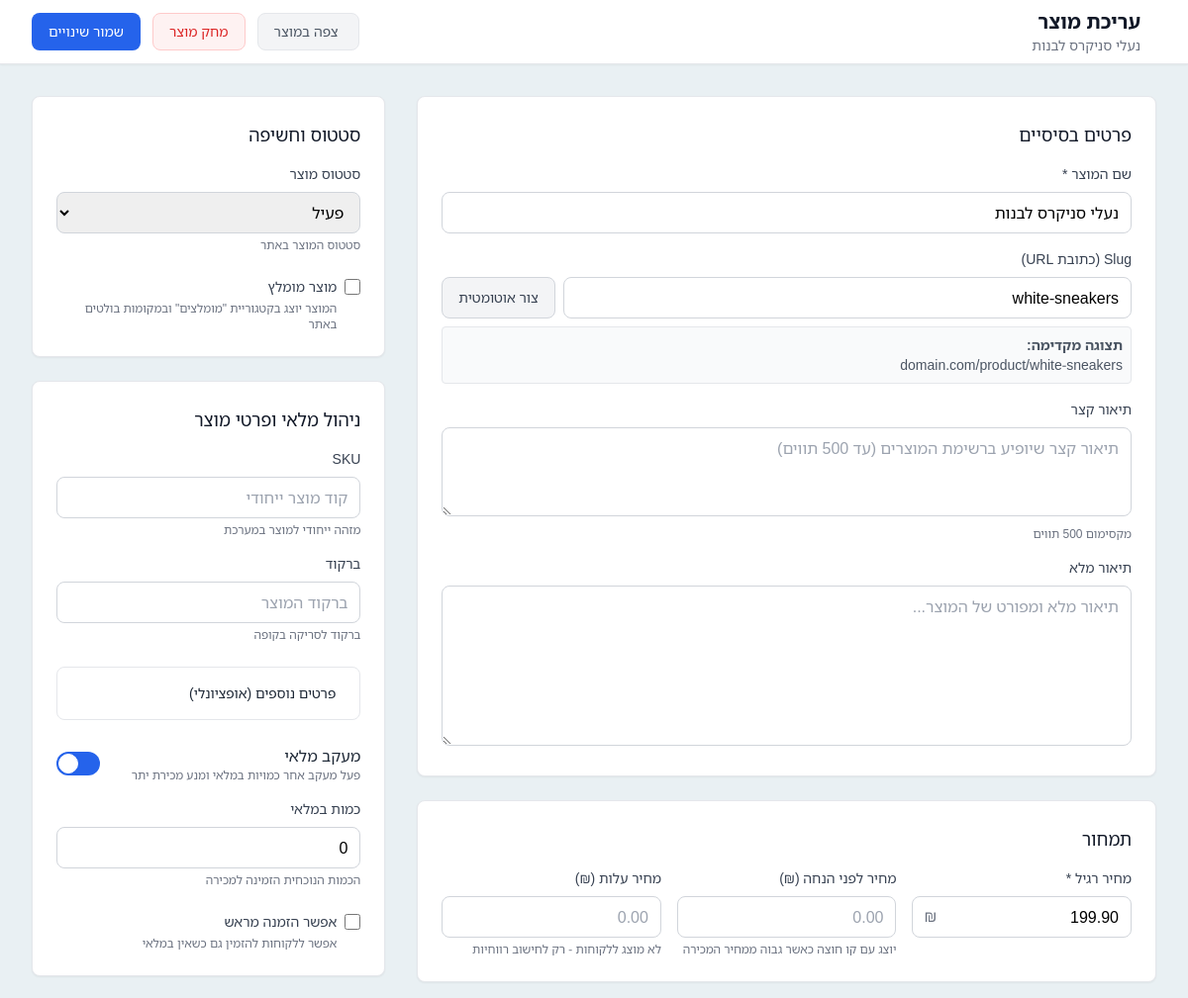
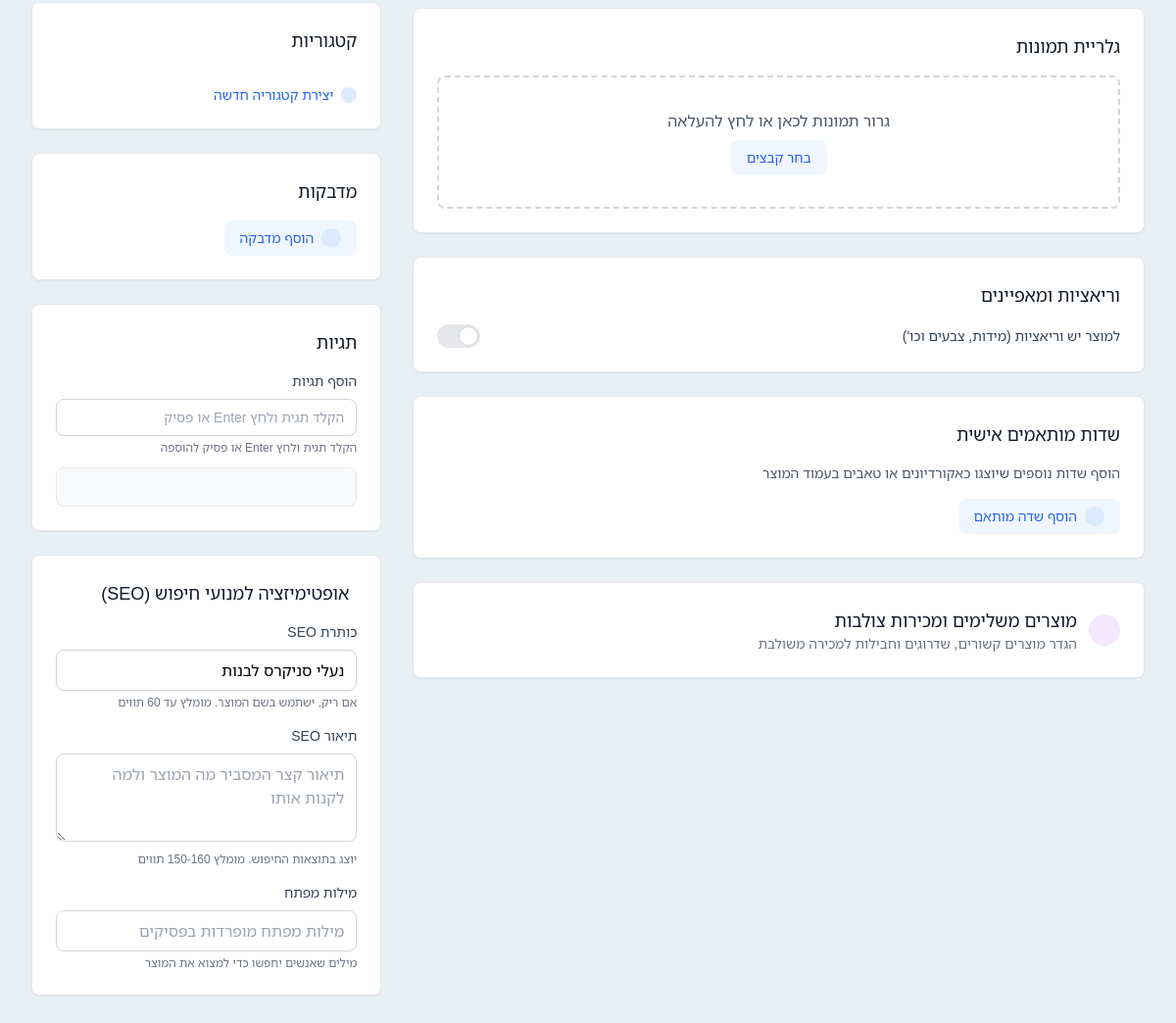
The page /admin/products/edit.php?id=26 (signed in) on the database its author committed (2 pictures, top to bottom).
### tables this page shows
CREATE TABLE `products` (
  `id` int(11) NOT NULL,
  `store_id` int(11) NOT NULL,
  `name` varchar(255) NOT NULL,
  `slug` varchar(255) NOT NULL,
  `description` text,
  `short_description` varchar(500) DEFAULT NULL,
  `sku` varchar(100) DEFAULT NULL,
  `barcode` varchar(100) DEFAULT NULL,
  `price` decimal(10,2) DEFAULT NULL,
  `compare_price` decimal(10,2) DEFAULT NULL,
  `cost_price` decimal(10,2) DEFAULT NULL,
  `track_inventory` tinyint(1) DEFAULT '1',
  `inventory_quantity` int(11) DEFAULT '0',
  `allow_backorders` tinyint(1) DEFAULT '0',
  `weight` decimal(8,2) DEFAULT NULL,
  `weight_unit` varchar(10) DEFAULT 'kg',
  `requires_shipping` tinyint(1) DEFAULT '1',
  `is_digital` tinyint(1) DEFAULT '0',
  `vendor` varchar(255) DEFAULT NULL,
  `product_type` varchar(100) DEFAULT NULL,
  `tags` text,
  `gallery_attribute` varchar(50) DEFAULT NULL,
  `status` enum('draft','active','archived') DEFAULT 'draft',
  `featured` tinyint(1) DEFAULT '0',
  `has_variants` tinyint(1) DEFAULT '0',
  `seo_title` varchar(255) DEFAULT NULL,
  `seo_description` varchar(500) DEFAULT NULL,
  `seo_keywords` text,
  `created_at` timestamp NOT NULL DEFAULT CURRENT_TIMESTAMP,
  `updated_at` timestamp NOT NULL DEFAULT CURRENT_TIMESTAMP ON UPDATE CURRENT_TIMESTAMP
);

### admin/products/edit.php (the view, shortened to what the rows shown need)
<?php
$auth = new Authentication();
$auth->requireLogin();
$currentUser = $auth->getCurrentUser();
require_once __DIR__ . '/../../config/database.php';
$stmt = Database::getInstance()->getConnection()->prepare("
    SELECT * FROM stores WHERE user_id = ? LIMIT 1
");
$stmt->execute([$currentUser['id']]);
$store = $stmt->fetch();
$productId = $_GET['id'] ?? null;
$stmt = Database::getInstance()->getConnection()->prepare("
    SELECT * FROM products WHERE id = ? AND store_id = ? LIMIT 1
");
$stmt->execute([$productId, $store['id']]);
$product = $stmt->fetch();
$stmt = Database::getInstance()->getConnection()->prepare("
    SELECT name, trigger_type FROM auto_suggestions WHERE store_id = ? AND is_active = 1
");
$stmt->execute([$store['id']]);
$autoSuggestions = $stmt->fetchAll();
$product['auto_suggest_category'] = 0;
$product['auto_suggest_price'] = 0;
$product['auto_suggest_vendor'] = 0;
$product['auto_suggest_tags'] = 0;
foreach ($autoSuggestions as $suggestion) {
    switch ($suggestion['trigger_type']) {
        case 'product_category':
            $product['auto_suggest_category'] = 1;
            break;
        case 'cart_value':
            $product['auto_suggest_price'] = 1;
            break;
        case 'product_specific':
            if (strpos($suggestion['name'], 'Vendor') !== false) {
                $product['auto_suggest_vendor'] = 1;
            } elseif (strpos($suggestion['name'], 'Tags') !== false) {
                $product['auto_suggest_tags'] = 1;
            }
            break;
    }
}
?>
<?php include '../templates/header.php'; ?>
    <link rel="stylesheet" href="/admin/assets/css/style.css">
</head>
<body class="bg-gray-50">
    <div class="bg-white shadow-sm border-b border-gray-200 sticky top-0 z-50">
        <div class="max-w-7xl mx-auto px-4 sm:px-6 lg:px-8">
            <div class="flex items-center justify-between h-16">
                <div class="flex items-center gap-4">
                    <div>
                        <h1 class="text-xl font-semibold text-gray-900">עריכת מוצר</h1>
                        <p class="text-sm text-gray-500"><?= htmlspecialchars($product['name']) ?></p>
                    </div>
                </div>
            </div>
        </div>
    </div>
    <div class="max-w-7xl mx-auto px-4 sm:px-6 lg:px-8 py-8">
        <form id="product-form" method="POST" class="grid grid-cols-1 lg:grid-cols-3 gap-8">
            <div class="lg:col-span-2 space-y-6">
                <div class="bg-white rounded-lg shadow-sm border border-gray-200 p-6">
                    <h2 class="text-lg font-medium text-gray-900 mb-4">פרטים בסיסיים</h2>
                    <div class="space-y-4">
                        <div>
                            <label for="name" class="block text-sm font-medium text-gray-700 mb-2">שם המוצר *</label>
                            <input type="text" id="name" name="name" required
                                class="w-full px-3 py-2 border border-gray-300 rounded-lg focus:ring-2 focus:ring-blue-500 focus:border-blue-500"
                                placeholder="הזן שם מוצר" value="<?= htmlspecialchars($product['name']) ?>">
                        </div>
                        <div>
                            <div class="flex gap-2">
                                <input type="text" id="slug" name="slug"
                                    class="flex-1 px-3 py-2 border border-gray-300 rounded-lg focus:ring-2 focus:ring-blue-500 focus:border-blue-500"
                                    placeholder="slug-נוצר-אוטומטית" value="<?= htmlspecialchars($product['slug'] ?? '') ?>">
                                <button type="button" id="generate-slug"
                                    class="px-4 py-2 text-sm font-medium text-gray-700 bg-gray-100 border border-gray-300 rounded-lg hover:bg-gray-200">
                                    צור אוטומטית
                                </button>
                            </div>
                            <div class="mt-2 p-2 bg-gray-50 rounded text-sm text-gray-600 border">
                                <strong>תצוגה מקדימה:</strong><br>
                                <span id="slug-preview">domain.com/product/</span><span id="slug-text"><?= htmlspecialchars($product['slug'] ?? '') ?></span>
                            </div>
                        </div>
                    </div>
                </div>
                <div id="pricing-section" class="bg-white rounded-lg shadow-sm border border-gray-200 p-6">
                    <h2 class="text-lg font-medium text-gray-900 mb-4">תמחור</h2>
                    <div id="general-pricing" class="grid grid-cols-1 md:grid-cols-3 gap-4">
                        <div>
                            <div class="relative">
                                <input type="number" id="price" name="price" step="0.01" min="0"
                                    <?= !$product['has_variants'] ? 'required' : '' ?>
                                    class="w-full px-3 py-2 pl-8 border border-gray-300 rounded-lg focus:ring-2 focus:ring-blue-500 focus:border-blue-500"
                                    value="<?= htmlspecialchars($product['price'] ?? '') ?>">
                                <span class="absolute left-3 top-2 text-gray-500">₪</span>
                            </div>
                        </div>
                    </div>
                </div>
                <div class="bg-white rounded-lg shadow-sm border border-gray-200 p-6">
                    <h2 class="text-lg font-medium text-gray-900 mb-4">גלריית תמונות</h2>
                </div>
                <?php include 'variants.php'; ?>
                <div class="bg-white rounded-lg shadow-sm border border-gray-200 p-6">
                    <h2 class="text-lg font-medium text-gray-900 mb-4">שדות מותאמים אישית</h2>
                </div>
                <div class="bg-white rounded-lg shadow-sm border border-gray-200">
                    <button type="button" class="w-full p-6 text-right flex items-center justify-between hover:bg-gray-50 transition-colors"
                        onclick="toggleAccordion('upsell-cross-sell')">
                        <div class="flex items-center gap-3">
                            <div>
                                <h2 class="text-lg font-medium text-gray-900">מוצרים משלימים ומכירות צולבות</h2>
                            </div>
                        </div>
                    </button>
                </div>
            </div>
            <div class="space-y-6">
                <div class="bg-white rounded-lg shadow-sm border border-gray-200 p-6">
                    <div class="space-y-4">
                        <div>
                            <label for="status" class="block text-sm font-medium text-gray-700 mb-2">סטטוס מוצר</label>
                            <select id="status" name="status"
                                class="w-full px-3 py-2 border border-gray-300 rounded-lg focus:ring-2 focus:ring-blue-500 focus:border-blue-500">
                                <option value="active" <?= $product['status'] === 'active' ? 'selected' : '' ?>>פעיל</option>
                            </select>
                            <p class="text-xs text-gray-500 mt-1">סטטוס המוצר באתר</p>
                        </div>
                        <div class="pt-2">
                            <label class="flex items-center gap-2 cursor-pointer">
                                <input type="checkbox" id="featured" name="featured" value="1"
                                    <?= $product['featured'] ? 'checked' : '' ?>
                                    class="w-4 h-4 text-blue-600 bg-gray-100 border-gray-300 rounded focus:ring-blue-500">
                                <span class="text-sm font-medium text-gray-700">מוצר מומלץ</span>
                            </label>
                        </div>
                    </div>
                </div>
                <div class="bg-white rounded-lg shadow-sm border border-gray-200 p-6">
                    <div class="space-y-6">
                        <div id="inventory-section">
                            <div id="inventory-fields" class="space-y-4">
                                <div id="inventory-quantity-container">
                                    <label for="inventory_quantity" class="block text-sm font-medium text-gray-700 mb-2">כמות במלאי</label>
                                    <input type="number" id="inventory_quantity" name="inventory_quantity" min="0"
                                        class="w-full px-3 py-2 border border-gray-300 rounded-lg focus:ring-2 focus:ring-blue-500 focus:border-blue-500"
                                        value="<?= htmlspecialchars($product['inventory_quantity'] ?? '') ?>">
                                    <p class="text-xs text-gray-500 mt-1">הכמות הנוכחית הזמינה למכירה</p>
                                </div>
                                <div class="pt-2" id="allow-backorders-container">
                                    <label class="flex items-center gap-2 cursor-pointer">
                                        <input type="checkbox" id="allow_backorders" name="allow_backorders" value="1"
                                            <?= $product['allow_backorders'] ? 'checked' : '' ?>
                                            class="w-4 h-4 text-blue-600 bg-gray-100 border-gray-300 rounded focus:ring-blue-500">
                                        <span class="text-sm font-medium text-gray-700">אפשר הזמנה מראש</span>
                                    </label>
                                </div>
                            </div>
                        </div>
                    </div>
                </div>
                <div class="bg-white rounded-lg shadow-sm border border-gray-200 p-6">
                    <div class="space-y-4">
                        <div>
                            <label for="seo_title" class="block text-sm font-medium text-gray-700 mb-2">כותרת SEO</label>
                            <input type="text" id="seo_title" name="seo_title" maxlength="255"
                                class="w-full px-3 py-2 border border-gray-300 rounded-lg focus:ring-2 focus:ring-blue-500 focus:border-blue-500"
                                placeholder="כותרת מותאמת למנועי חיפוש" value="<?= htmlspecialchars($product['seo_title'] ?? '') ?>">
                            <p class="text-xs text-gray-500 mt-1">אם ריק, ישתמש בשם המוצר. מומלץ עד 60 תווים</p>
                        </div>
                    </div>
                </div>
            </div>
        </form>
    </div>
</body>
</html>

### rows shown on the page
products: name "נעלי סניקרס לבנות", slug "white-sneakers", price "199.90", status "פעיל", inventory_quantity "0", seo_title "נעלי סניקרס לבנות"
